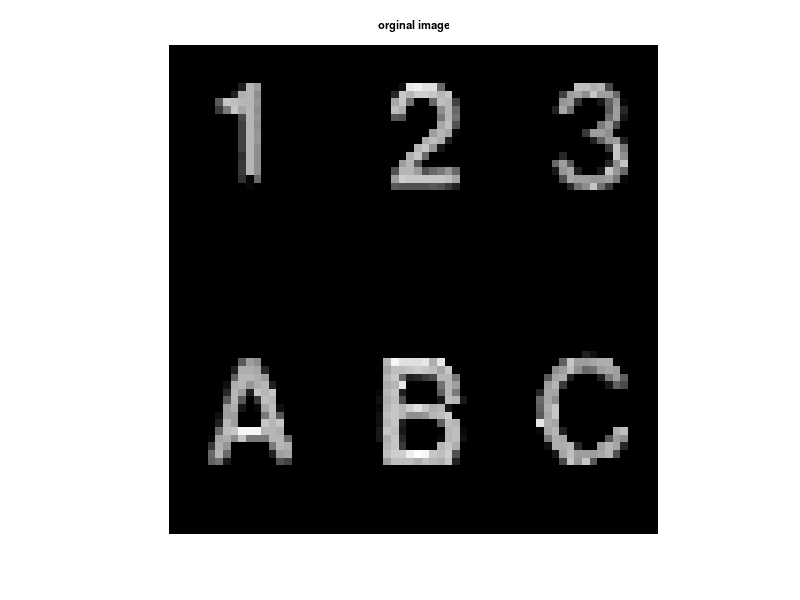

Here is the MATLAB script that generated this plot: (Note: this script raises an error after producing the figure.)

% PIC = imread('shou.bmp');
% 
% if islogical(PIC) == 0
%     PIC = im2bw(PIC);
% end
clc;
clear all;
close all;

fileID = fopen('charact1.txt','r');%% open file, permission is 'read'
formatSpec = '%s';%% define load_format as string
size_A = [64,64];
A1 = fscanf(fileID,formatSpec,size_A);
A = A1';
Mapping = [zeros(1,'0'-1) , 0:9 , zeros(1,'A'-'9'-1) , ('A':'Z')-'A' + 10]; %%Map the ascii code table to numbers
img = uint8(Mapping(A));%%Use the map to read the picture and standardize its format to uint8
figure(1);
imshow(img,[0,31],'InitialMagnification','fit'); %imshow（I，[min(I(:)) max(I(:))]）
title('orginal image','fontsize',8);

%% 2
% 2.Create a binary image using thresholding
% I1=Mapping(A)
% img = imread(img);
[m,n] = size(img);
Th=Otsu(img);
%Th
for i=1:m
    for j=1:n
        if img(i,j)>=Th
            img(i,j)=255;
        else
            img(i,j)=0;
        end
    end
end
img;
figure(2);
imshow(img,'InitialMagnification','fit');
title('Ostu for binary image','fontsize',8); 

%% 1
PIC = img/255;
[imageRow, imageCol] = size(PIC);
midPIC = zeros([imageRow+4, imageCol+4]);
midPIC(3:end-2, 3:end-2) = PIC;
PIC = midPIC;

PIC2 = PIC;                   % pic2 is used for the use of MATLAB's own refinement function for effect comparison

out1 = Hild(PIC)
out2 = thinor(PIC)
Out0 = bwmorph(PIC2, 'thin', inf);
ZhangS = zs(PIC2)
Test = test_thin(PIC)
%% Output & result comparison
close all;
figure;

subplot(2,3,1); imshow(PIC2,'InitialMagnification','fit'); title('Original Image')
subplot(2,3,2); imshow(out1,'InitialMagnification','fit'); title('Hilditch Algorithm')
subplot(2,3,3); imshow(Out0,'InitialMagnification','fit'); title('Matlab Function')
subplot(2,3,4); imshow(ZhangS,'InitialMagnification','fit'); title('Zhang Fast Algorithm')
subplot(2,3,5); imshow(out2,'InitialMagnification','fit'); title('what is this')
subplot(2,3,6); imshow(Test,'InitialMagnification','fit'); title('test thin')
